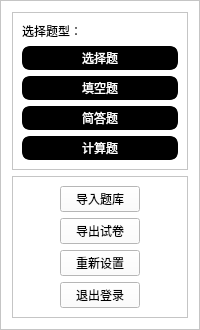
       <widget class="QFrame" name="frame">
        <property name="sizePolicy">
         <sizepolicy hsizetype="Expanding" vsizetype="Expanding">
          <horstretch>1</horstretch>
          <verstretch>0</verstretch>
         </sizepolicy>
        </property>
        <property name="styleSheet">
         <string notr="true">
background-color: rgb(255, 255, 255);</string>
        </property>
        <property name="frameShape">
         <enum>QFrame::StyledPanel</enum>
        </property>
        <property name="frameShadow">
         <enum>QFrame::Raised</enum>
        </property>
        <layout class="QGridLayout" name="gridLayout_3">
         <item row="0" column="0">
          <layout class="QVBoxLayout" name="verticalLayout_2">
           <item>
            <widget class="QFrame" name="frame_3">
             <property name="sizePolicy">
              <sizepolicy hsizetype="Expanding" vsizetype="Expanding">
               <horstretch>3</horstretch>
               <verstretch>3</verstretch>
              </sizepolicy>
             </property>
             <property name="frameShape">
              <enum>QFrame::StyledPanel</enum>
             </property>
             <property name="frameShadow">
              <enum>QFrame::Raised</enum>
             </property>
             <layout class="QGridLayout" name="gridLayout_4">
              <item row="3" column="0">
               <widget class="QPushButton" name="pushButton_4">
                <property name="sizePolicy">
                 <sizepolicy hsizetype="Minimum" vsizetype="Expanding">
                  <horstretch>0</horstretch>
                  <verstretch>0</verstretch>
                 </sizepolicy>
                </property>
                <property name="styleSheet">
                 <string notr="true">#pushButton_4{
	
	background-color: rgb(0, 0, 0);
	color:rgb(255, 255, 255);
	
	border:3px solid rgb(0,0,0);
	border-radius:8px;
}
#pushButton_4:hover{
	
	background-color: rgb(255, 255, 255);
	
	color: rgb(0, 0, 0);
}
#pushButton_4:pressed{
	padding-top:5px;
	padding-left:5px;
}</string>
                </property>
                <property name="text">
                 <string>简答题</string>
                </property>
               </widget>
              </item>
              <item row="4" column="0">
               <widget class="QPushButton" name="pushButton_3">
                <property name="sizePolicy">
                 <sizepolicy hsizetype="Minimum" vsizetype="Expanding">
                  <horstretch>0</horstretch>
                  <verstretch>0</verstretch>
                 </sizepolicy>
                </property>
                <property name="styleSheet">
                 <string notr="true">#pushButton_3{
	
	background-color: rgb(0, 0, 0);
	color:rgb(255, 255, 255);
	
	border:3px solid rgb(0,0,0);
	border-radius:8px;
}
#pushButton_3:hover{
	
	background-color: rgb(255, 255, 255);
	
	color: rgb(0, 0, 0);
}
#pushButton_3:pressed{
	padding-top:5px;
	padding-left:5px;
}</string>
                </property>
                <property name="text">
                 <string>计算题</string>
                </property>
               </widget>
              </item>
              <item row="1" column="0">
               <widget class="QPushButton" name="pushButton">
                <property name="sizePolicy">
                 <sizepolicy hsizetype="Preferred" vsizetype="Expanding">
                  <horstretch>0</horstretch>
                  <verstretch>0</verstretch>
                 </sizepolicy>
                </property>
                <property name="styleSheet">
                 <string notr="true">#pushButton{
	
	background-color: rgb(0,0,0);
	color: rgb(255, 255, 255);
	
	border:3px solid rgb(0,0,0);
	border-radius:8px;
}
#pushButton:hover{
	
	background-color: rgb(255, 255, 255);
	
	color: rgb(0, 0, 0);
}
#pushButton:pressed{
	padding-top:5px;
	padding-left:5px;
}</string>
                </property>
                <property name="text">
                 <string>选择题</string>
                </property>
               </widget>
              </item>
              <item row="2" column="0">
               <widget class="QPushButton" name="pushButton_2">
                <property name="sizePolicy">
                 <sizepolicy hsizetype="Preferred" vsizetype="Expanding">
                  <horstretch>0</horstretch>
                  <verstretch>0</verstretch>
                 </sizepolicy>
                </property>
                <property name="styleSheet">
                 <string notr="true">#pushButton_2{
	
	background-color: rgb(0, 0, 0);
	color:rgb(255, 255, 255);
	
	border:3px solid rgb(0,0,0);
	border-radius:8px;
}
#pushButton_2:hover{
	
	background-color: rgb(255, 255, 255);
	
	color: rgb(0, 0, 0);
}
#pushButton_2:pressed{
	padding-top:5px;
	padding-left:5px;
}</string>
                </property>
                <property name="text">
                 <string>填空题</string>
                </property>
               </widget>
              </item>
              <item row="0" column="0">
               <widget class="QLabel" name="label_45">
                <property name="text">
                 <string>选择题型：</string>
                </property>
               </widget>
              </item>
             </layout>
            </widget>
           </item>
           <item>
            <widget class="QFrame" name="frame_4">
             <property name="sizePolicy">
              <sizepolicy hsizetype="Expanding" vsizetype="Expanding">
               <horstretch>3</horstretch>
               <verstretch>3</verstretch>
              </sizepolicy>
             </property>
             <property name="frameShape">
              <enum>QFrame::StyledPanel</enum>
             </property>
             <property name="frameShadow">
              <enum>QFrame::Raised</enum>
             </property>
             <layout class="QGridLayout" name="gridLayout_13">
              <item row="0" column="0">
               <widget class="QPushButton" name="pushButton_5">
                <property name="sizePolicy">
                 <sizepolicy hsizetype="Fixed" vsizetype="Maximum">
                  <horstretch>0</horstretch>
                  <verstretch>0</verstretch>
                 </sizepolicy>
                </property>
                <property name="text">
                 <string>导入题库</string>
                </property>
               </widget>
              </item>
              <item row="1" column="0">
               <widget class="QPushButton" name="pushButton_6">
                <property name="text">
                 <string>导出试卷</string>
                </property>
               </widget>
              </item>
              <item row="2" column="0">
               <widget class="QPushButton" name="pushButton_7">
                <property name="text">
                 <string>重新设置</string>
                </property>
               </widget>
              </item>
              <item row="3" column="0">
               <widget class="QPushButton" name="pushButton_8">
                <property name="text">
                 <string>退出登录</string>
                </property>
               </widget>
              </item>
             </layout>
            </widget>
           </item>
          </layout>
         </item>
        </layout>
       </widget>
